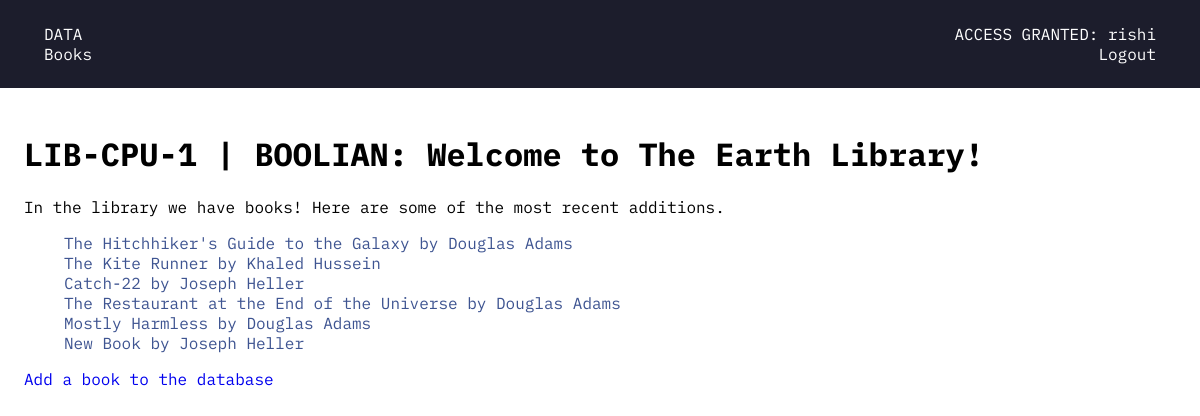
/books/ (signed in), run on the app's committed database.
### books/models.py (models this page shows, shortened)
class Book(models.Model):
    title = models.CharField(max_length=200)
    author = models.ForeignKey(Author, on_delete=models.CASCADE)
    borrower = models.ForeignKey(User, on_delete=models.SET_NULL, null=True)

class Author(models.Model):
    name = models.CharField(max_length=100)
    def __str__(self):
        return self.name

### books/views.py (the view)
# urls.py: path('', views.index, name='index'),
def index(req):
    data = Book.objects.all()
    return render(req, 'books/index.html', {'books': data})

### books/templates/books/index.html
{% extends "books/base.html" %}
{% block content %}
    <h1>LIB-CPU-1 | BOOLIAN: Welcome to The Earth Library!</h1>
    <p>In the library we have books! Here are some of the most recent additions.</p>
    <ul id="books-container">
        {% for book in books %}
            <li>
                <a href="{% url 'books:show' book.id %}">
                    {{ book.title }} by {{book.author}}
                </a>
            </li>
        {% endfor %}
    </ul>
    {% if user.is_authenticated %}
    <a href="{% url 'books:new' %}">Add a book to the database</a>
    {% endif %}
{% endblock content %}

### books/templates/books/base.html (shortened to what this page needs)
{% load static %}
<!DOCTYPE html>
<html lang="en">
<head>
    <link rel="stylesheet" href="{% static 'css/main.css' %}">
</head>
<body>
    <nav>
        <div class="linkset left">
            <p>DATA</p>
            <a href="{% url 'books:index' %}">Books</a>
        </div>
        <div class="linkset right">
        {% if user.is_authenticated %}
            <p>ACCESS GRANTED: {{user}}</p>
            <a href="{% url 'users:logout' %}">Logout</a>
        {% else %}
            <a href="{% url 'users:login' %}">Login</a>
            <a href="{% url 'users:register' %}">Register</a>
        {% endif %}
        </div>
    </nav>
    <main>
        {% block content%}
        {% endblock %}
    </main>
</body>
</html>

### books/static/css/main.css (style rules this page uses)
:root { --primary-font: 'IBM PLex Mono', monospace; --header-font: 'IBM PLex Mono', sans-serif; }
* { box-sizing: border-box; }
html, body { margin: 0; }
body { font-family: var(--primary-font); }
h1 { font-family: var(--header-font); font-weight: bold; }
nav { width: 100vw; padding: 1.5rem; display: flex; justify-content: space-between; background-color: rgb(28, 29, 44); }
.linkset > * { margin: 0 20px; color: white; font-size: 0.8rem; }
.right { text-align: right; }
.left { text-align: left; }
a { cursor: pointer; text-decoration: none; }
main { padding: 1.5rem; }
ul li { list-style: none; }
li a { color: rgb(62, 84, 145); }
@media only screen and (min-width: 480px) { .linkset > * { font-size: 1rem; } }

### data on the page
Book: title "The Hitchhiker's Guide to the Galaxy", author "Douglas Adams"
Book: title "The Kite Runner", author "Khaled Hussein"
Book: title "Catch-22", author "Joseph Heller"
Book: title "The Restaurant at the End of the Universe", author "Douglas Adams"
Book: title "Mostly Harmless", author "Douglas Adams"
Book: title "New Book", author "Joseph Heller"

### other printed values
{{ user }} "rishi"
